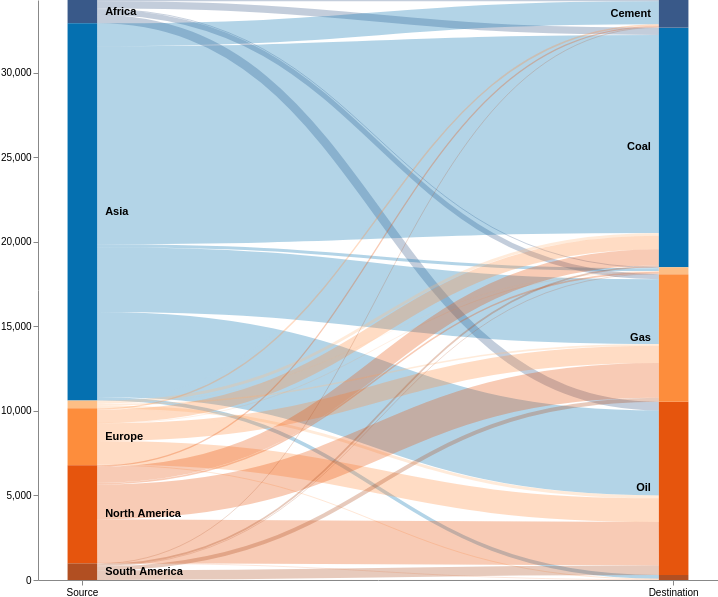

Vega-Lite specification stored for this chart:
### Vega specification from a JSON file in a GitHub repository (floating-point values rounded to 4 significant figures)
{"$schema": "https://vega.github.io/schema/vega/v5.0.json", "width": 680, "height": 580, "data": [{"name": "emission_types", "values": {"aggregations": {"table": {"buckets": [{"key": {"stk1": "Africa", "stk2": "Coal"}, "doc_count": 428.1}, {"key": {"stk1": "Africa", "stk2": "Oil"}, "doc_count": 513.1}, {"key": {"stk1": "Africa", "stk2": "Gas"}, "doc_count": 305.2}, {"key": {"stk1": "Africa", "stk2": "Cement"}, "doc_count": 78.55}, {"key": {"stk1": "Africa", "stk2": "Flaring"}, "doc_count": 54.33}, {"key": {"stk1": "Asia", "stk2": "Coal"}, "doc_count": 11720.0}, {"key": {"stk1": "Asia", "stk2": "Oil"}, "doc_count": 5023.0}, {"key": {"stk1": "Asia", "stk2": "Gas"}, "doc_count": 3833.0}, {"key": {"stk1": "Asia", "stk2": "Cement"}, "doc_count": 1352.0}, {"key": {"stk1": "Asia", "stk2": "Flaring"}, "doc_count": 175.1}, {"key": {"stk1": "Asia", "stk2": "Other"}, "doc_count": 216.8}, {"key": {"stk1": "Australia", "stk2": "Coal"}, "doc_count": 164.5}, {"key": {"stk1": "Australia", "stk2": "Oil"}, "doc_count": 168.8}, {"key": {"stk1": "Australia", "stk2": "Gas"}, "doc_count": 93.15}, {"key": {"stk1": "Australia", "stk2": "Cement"}, "doc_count": 3.229}, {"key": {"stk1": "Australia", "stk2": "Flaring"}, "doc_count": 18.16}, {"key": {"stk1": "Australia", "stk2": "Other"}, "doc_count": 4.308}, {"key": {"stk1": "Europe", "stk2": "Coal"}, "doc_count": 799.9}, {"key": {"stk1": "Europe", "stk2": "Oil"}, "doc_count": 1401.0}, {"key": {"stk1": "Europe", "stk2": "Gas"}, "doc_count": 1025.0}, {"key": {"stk1": "Europe", "stk2": "Cement"}, "doc_count": 85.63}, {"key": {"stk1": "Europe", "stk2": "Flaring"}, "doc_count": 25.74}, {"key": {"stk1": "Europe", "stk2": "Other"}, "doc_count": 41.46}, {"key": {"stk1": "North America", "stk2": "Coal"}, "doc_count": 958.6}, {"key": {"stk1": "North America", "stk2": "Oil"}, "doc_count": 2582.0}, {"key": {"stk1": "North America", "stk2": "Gas"}, "doc_count": 2064.0}, {"key": {"stk1": "North America", "stk2": "Cement"}, "doc_count": 75.72}, {"key": {"stk1": "North America", "stk2": "Flaring"}, "doc_count": 95.12}, {"key": {"stk1": "North America", "stk2": "Other"}, "doc_count": 27.38}, {"key": {"stk1": "South America", "stk2": "Coal"}, "doc_count": 102.8}, {"key": {"stk1": "South America", "stk2": "Oil"}, "doc_count": 554.5}, {"key": {"stk1": "South America", "stk2": "Gas"}, "doc_count": 236.1}, {"key": {"stk1": "South America", "stk2": "Cement"}, "doc_count": 42.35}, {"key": {"stk1": "South America", "stk2": "Flaring"}, "doc_count": 39.12}, {"key": {"stk1": "South America", "stk2": "Other"}, "doc_count": 6.392}]}}}, "format": {"property": "aggregations.table.buckets"}, "transform": [{"type": "formula", "expr": "datum.key.stk1", "as": "stk1"}, {"type": "formula", "expr": "datum.key.stk2", "as": "stk2"}, {"type": "formula", "expr": "datum.doc_count", "as": "size"}]}, {"name": "nodes", "source": "emission_types", "transform": [{"type": "filter", "expr": "!groupSelector || groupSelector.stk1 == datum.stk1 || groupSelector.stk2 == datum.stk2"}, {"type": "formula", "expr": "datum.stk1+datum.stk2", "as": "key"}, {"type": "fold", "fields": ["stk1", "stk2"], "as": ["stack", "grpId"]}, {"type": "formula", "expr": "datum.stack == 'stk1' ? datum.stk1+' '+datum.stk2 : datum.stk2+' '+datum.stk1", "as": "sortField"}, {"type": "stack", "groupby": ["stack"], "sort": {"field": "sortField", "order": "descending"}, "field": "size"}, {"type": "formula", "expr": "(datum.y0+datum.y1)/2", "as": "yc"}]}, {"name": "groups", "source": "nodes", "transform": [{"type": "aggregate", "groupby": ["stack", "grpId"], "fields": ["size"], "ops": ["sum"], "as": ["total"]}, {"type": "stack", "groupby": ["stack"], "sort": {"field": "grpId", "order": "descending"}, "field": "total"}, {"type": "formula", "expr": "scale('y', datum.y0)", "as": "scaledY0"}, {"type": "formula", "expr": "scale('y', datum.y1)", "as": "scaledY1"}, {"type": "formula", "expr": "datum.stack == 'stk1'", "as": "rightLabel"}, {"type": "formula", "expr": "datum.total/domain('y')[1]", "as": "percentage"}]}, {"name": "destinationNodes", "source": "nodes", "transform": [{"type": "filter", "expr": "datum.stack == 'stk2'"}]}, {"name": "edges", "source": "nodes", "transform": [{"type": "filter", "expr": "datum.stack == 'stk1'"}, {"type": "lookup", "from": "destinationNodes", "key": "key", "fields": ["key"], "as": ["target"]}, {"type": "linkpath", "orient": "horizontal", "shape": "diagonal", "sourceY": {"expr": "scale('y', datum.yc)"}, "sourceX": {"expr": "scale('x', 'stk1') + bandwidth('x')"}, "targetY": {"expr": "scale('y', datum.target.yc)"}, "targetX": {"expr": "scale('x', 'stk2')"}}, {"type": "formula", "expr": "range('y')[0]-scale('y', datum.size)", "as": "strokeWidth"}, {"type": "formula", "expr": "datum.size/domain('y')[1]", "as": "percentage"}]}], "scales": [{"name": "x", "type": "band", "range": "width", "domain": ["stk1", "stk2"], "paddingOuter": 0.05, "paddingInner": 0.95}, {"name": "y", "type": "linear", "range": "height", "domain": {"data": "nodes", "field": "y1"}}, {"name": "color", "type": "ordinal", "range": ["#395989", "#0570b0", "#fdbe85", "#fd8d3c", "#e6550d", "#b14f22", "#0570b0", "#e6550d", "#fd8d3c", "#395989", "#fdbe85", "#b14f22"], "domain": {"data": "emission_types", "fields": ["stk1", "stk2"]}}, {"name": "stackNames", "type": "ordinal", "range": ["Source", "Destination"], "domain": ["stk1", "stk2"]}], "axes": [{"orient": "bottom", "scale": "x", "encode": {"labels": {"update": {"text": {"scale": "stackNames", "field": "value"}}}}}, {"orient": "left", "scale": "y"}], "marks": [{"type": "path", "name": "edgeMark", "from": {"data": "edges"}, "clip": true, "encode": {"update": {"stroke": [{"test": "groupSelector && groupSelector.stack=='stk1'", "scale": "color", "field": "stk2"}, {"scale": "color", "field": "stk1"}], "strokeWidth": {"field": "strokeWidth"}, "path": {"field": "path"}, "strokeOpacity": {"signal": "!groupSelector && (groupHover.stk1 == datum.stk1 || groupHover.stk2 == datum.stk2) ? 0.9 : 0.3"}, "zindex": {"signal": "!groupSelector && (groupHover.stk1 == datum.stk1 || groupHover.stk2 == datum.stk2) ? 1 : 0"}, "tooltip": {"signal": "datum.stk1 + ' → ' + datum.stk2 + '    ' + format(datum.size, ',.0f') + '   (' + format(datum.percentage, '.1%') + ')'"}}, "hover": {"strokeOpacity": {"value": 1}}}}, {"type": "rect", "name": "groupMark", "from": {"data": "groups"}, "encode": {"enter": {"fill": {"scale": "color", "field": "grpId"}, "width": {"scale": "x", "band": 1}}, "update": {"x": {"scale": "x", "field": "stack"}, "y": {"field": "scaledY0"}, "y2": {"field": "scaledY1"}, "fillOpacity": {"value": 1}, "tooltip": {"signal": "datum.grpId + '   ' + format(datum.total, ',.0f') + '   (' + format(datum.percentage, '.1%') + ')'"}}, "hover": {"fillOpacity": {"value": 1}}}}, {"type": "text", "from": {"data": "groups"}, "interactive": false, "encode": {"update": {"x": {"signal": "scale('x', datum.stack) + (datum.rightLabel ? bandwidth('x') + 8 : -8)"}, "yc": {"signal": "(datum.scaledY0 + datum.scaledY1)/2"}, "align": {"signal": "datum.rightLabel ? 'left' : 'right'"}, "baseline": {"value": "middle"}, "fontWeight": {"value": "bold"}, "text": {"signal": "abs(datum.scaledY0-datum.scaledY1) > 13 ? datum.grpId : ''"}}}}, {"type": "group", "data": [{"name": "dataForShowAll", "values": [{}], "transform": [{"type": "filter", "expr": "groupSelector"}]}], "encode": {"enter": {"xc": {"signal": "width/2"}, "y": {"value": 30}, "width": {"value": 80}, "height": {"value": 30}}}, "marks": [{"type": "group", "name": "groupReset", "from": {"data": "dataForShowAll"}, "encode": {"enter": {"cornerRadius": {"value": 6}, "fill": {"value": "#f5f5f5"}, "stroke": {"value": "#c1c1c1"}, "strokeWidth": {"value": 2}, "height": {"field": {"group": "height"}}, "width": {"field": {"group": "width"}}}, "update": {"opacity": {"value": 1}}, "hover": {"opacity": {"value": 1}}}, "marks": [{"type": "text", "interactive": false, "encode": {"enter": {"xc": {"field": {"group": "width"}, "mult": 0.5}, "yc": {"field": {"group": "height"}, "mult": 0.5, "offset": -2}, "align": {"value": "center"}, "baseline": {"value": "middle"}, "fontWeight": {"value": "bold"}, "text": {"value": "Show All"}}}}]}]}], "signals": [{"name": "groupHover", "value": {}, "on": [{"events": "@groupMark:mouseover", "update": "{stk1:datum.stack=='stk1' && datum.grpId, stk2:datum.stack=='stk2' && datum.grpId}"}, {"events": "mouseout", "update": "{}"}]}, {"name": "groupSelector", "value": false, "on": [{"events": "@groupMark:click!", "update": "{stack:datum.stack, stk1:datum.stack=='stk1' && datum.grpId, stk2:datum.stack=='stk2' && datum.grpId}"}, {"events": [{"type": "click", "markname": "groupReset"}, {"type": "dblclick"}], "update": "false"}]}]}
